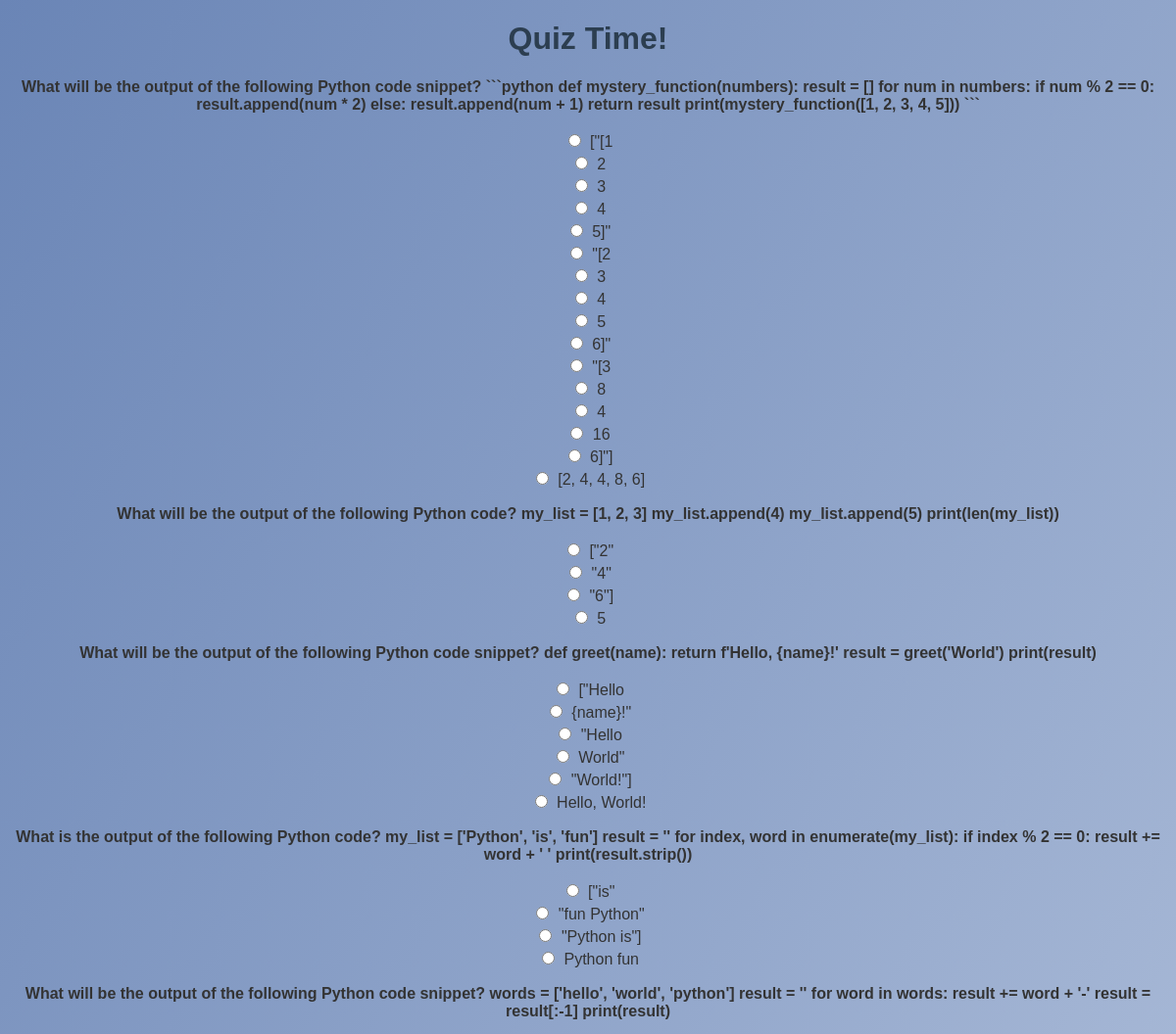
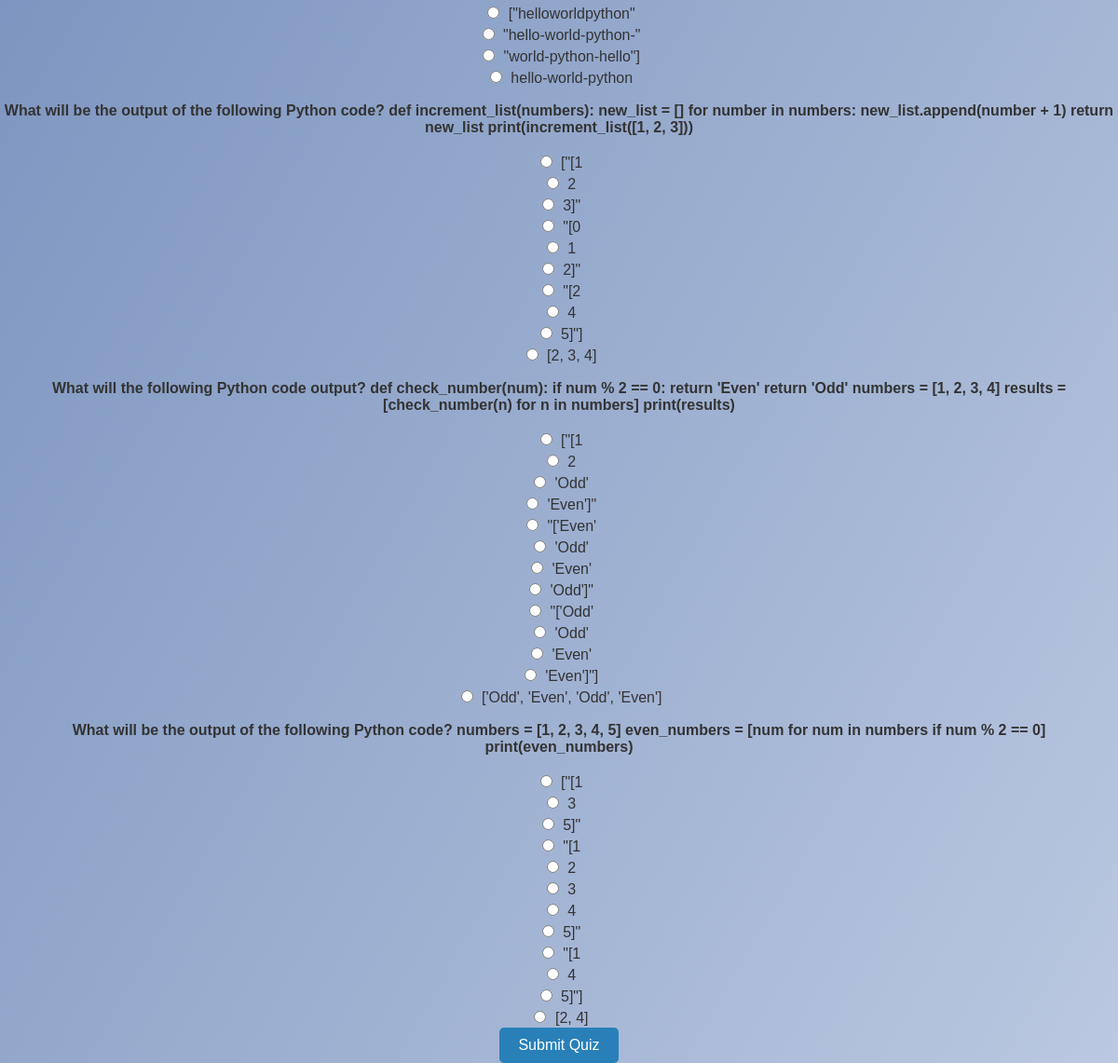
The page /quiz/ (signed in) on the database its author committed (2 pictures, top to bottom).
### quiz/models.py (models this page shows, shortened)
class Question(models.Model):
    qnum = models.AutoField(primary_key=True)
    text = models.TextField()
    wrong_answers = models.TextField(help_text="JSON list of wrong answers")
    trust_rating = models.FloatField(default=0.0)

class RightAnswer(models.Model):
    qnum = models.OneToOneField(Question, on_delete=models.CASCADE, primary_key=True)
    text = models.TextField()

### quiz/views.py (the view)
# urls.py: path('quiz/', views.start_quiz, name='start_quiz'),
@login_required
def start_quiz(request):
    questions = list(Question.objects.all())
    random.shuffle(questions)
    selected_questions = questions[:8]
    for q in selected_questions:
        q.wrong_list = q.wrong_answers.split(",")
    return render(request, 'quiz/quiz.html', {'questions': selected_questions})

### quiz/templates/quiz/quiz.html (shortened to what this page needs)
{% load static %}
<!DOCTYPE html>
<html lang="en">
<head>
    <link rel="stylesheet" type="text/css" href="{% static 'css/style.css' %}">
</head>
<body>
    <h1>Quiz Time!</h1>
    <form method="post" action="{% url 'quiz:submit_quiz' %}">
        {% for question in questions %}
            <div>
                <p><strong>{{ question.text }}</strong></p>
                {% for option in question.wrong_list %}
                    <label>
                        <input type="radio" name="question_{{ question.qnum }}" value="{{ option }}">
                        {{ option }}
                    </label><br>
                {% endfor %}
                <label>
                    <input type="radio" name="question_{{ question.qnum }}" value="{{ question.rightanswer.text|escape }}">
                    {{ question.rightanswer.text|escape }}
                </label><br>
            </div>
        {% endfor %}
        <button type="submit">Submit Quiz</button>
    </form>
</body>
</html>

### quiz/static/css/style.css (style rules this page uses)
body { font-family: 'Arial', sans-serif; background: linear-gradient(120deg, #6a85b6, #bac8e0); color: #333; text-align: center; margin: 0; padding: 0; }
h1, h2, h3 { color: #2c3e50; }
button { background-color: #2980b9; color: white; padding: 10px 20px; border: none; border-radius: 5px; cursor: pointer; font-size: 16px; }
input, select { padding: 8px; border: 1px solid #ddd; border-radius: 5px; margin: 5px; }

### rows shown on the page
Question: text "What will be the output of the following Python code snippet? ```python def mystery_function(numbers): result = [] for num in numbers: if num % 2 == 0: result.append(num * 2) else: result.append(num + 1) return result print(mystery_function([1, 2, 3, 4, 5])) ```", wrong_list "[\"[1" "2" "3" "4" "5]\"" "\"[2" "3" "4" "5" "6]\"" "\"[3" "8" "4" "16" "6]\"]", rightanswer.text "[2, 4, 4, 8, 6]"
Question: text "What will be the output of the following Python code? my_list = [1, 2, 3] my_list.append(4) my_list.append(5) print(len(my_list))", wrong_list "[\"2\"" "\"4\"" "\"6\"]", rightanswer.text "5"
Question: text "What will be the output of the following Python code snippet? def greet(name): return f'Hello, {name}!' result = greet('World') print(result)", wrong_list "[\"Hello" "{name}!\"" "\"Hello" "World\"" "\"World!\"]", rightanswer.text "Hello, World!"
Question: text "What is the output of the following Python code? my_list = ['Python', 'is', 'fun'] result = '' for index, word in enumerate(my_list): if index % 2 == 0: result += word + ' ' print(result.strip())", wrong_list "[\"is\"" "\"fun Python\"" "\"Python is\"]", rightanswer.text "Python fun"
Question: text "What will be the output of the following Python code snippet? words = ['hello', 'world', 'python'] result = '' for word in words: result += word + '-' result = result[:-1] print(result)", wrong_list "[\"helloworldpython\"" "\"hello-world-python-\"" "\"world-python-hello\"]", rightanswer.text "hello-world-python"
Question: text "What will be the output of the following Python code? def increment_list(numbers): new_list = [] for number in numbers: new_list.append(number + 1) return new_list print(increment_list([1, 2, 3]))", wrong_list "[\"[1" "2" "3]\"" "\"[0" "1" "2]\"" "\"[2" "4" "5]\"]", rightanswer.text "[2, 3, 4]"
Question: text "What will the following Python code output? def check_number(num): if num % 2 == 0: return 'Even' return 'Odd' numbers = [1, 2, 3, 4] results = [check_number(n) for n in numbers] print(results)", wrong_list "[\"[1" "2" "'Odd'" "'Even']\"" "\"['Even'" "'Odd'" "'Even'" "'Odd']\"" "\"['Odd'" "'Odd'" "'Even'" "'Even']\"]", rightanswer.text "['Odd', 'Even', 'Odd', 'Even']"
Question: text "What will be the output of the following Python code? numbers = [1, 2, 3, 4, 5] even_numbers = [num for num in numbers if num % 2 == 0] print(even_numbers)", wrong_list "[\"[1" "3" "5]\"" "\"[1" "2" "3" "4" "5]\"" "\"[1" "4" "5]\"]", rightanswer.text "[2, 4]"
